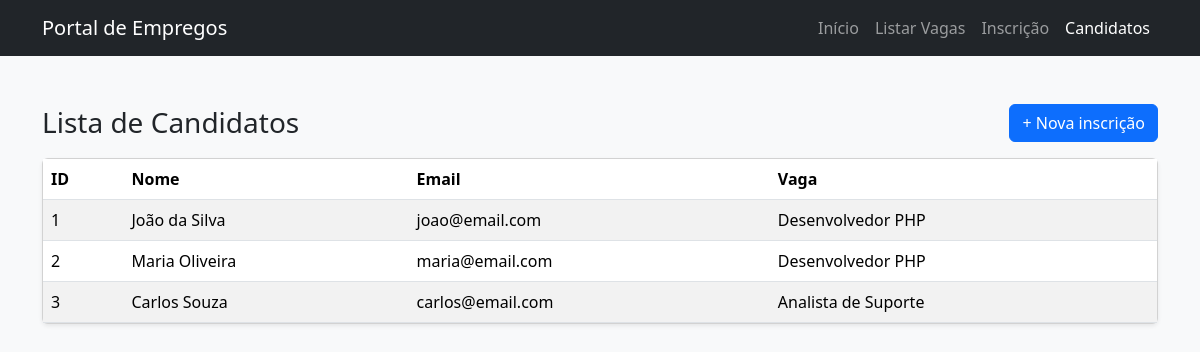
The app's page /candidato/ListarCandidatos.php, older data.
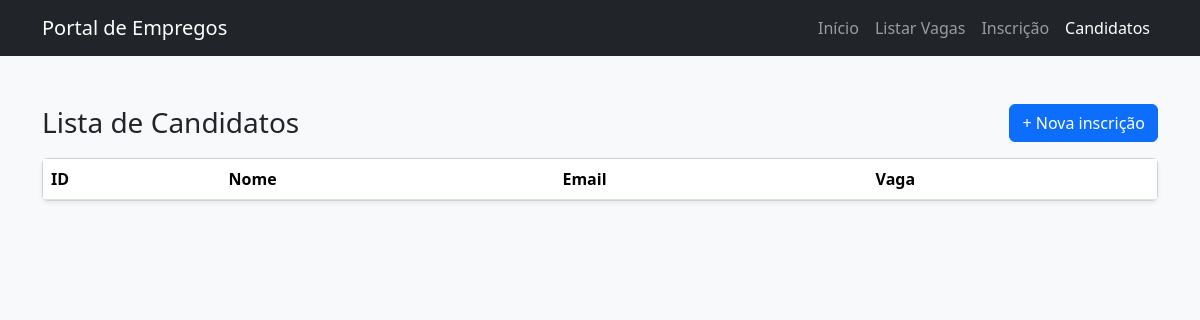
The same page, newer data.
### tables this page shows
CREATE TABLE IF NOT EXISTS candidato (
    id      INT NOT NULL AUTO_INCREMENT PRIMARY KEY,
    nome    VARCHAR(100) NOT NULL,
    email   VARCHAR(100),
    vaga_id INT NOT NULL,
    CONSTRAINT fk_candidato_vaga
        FOREIGN KEY (vaga_id) REFERENCES vaga(id),
    CONSTRAINT uq_candidato_vaga UNIQUE (nome, vaga_id)
);

CREATE TABLE IF NOT EXISTS vaga (
    id         INT NOT NULL AUTO_INCREMENT PRIMARY KEY,
    titulo     VARCHAR(50)  NOT NULL,
    descricao  VARCHAR(150),
    requisitos VARCHAR(100),
    salario    DECIMAL(10,2),
    CONSTRAINT uq_vaga_titulo UNIQUE (titulo)
);

### candidato/ListarCandidatos.php (the view, shortened to what this page needs)
<?php
    include '../config/Conexao.php';
    $sql = "SELECT c.id, c.nome, c.email, v.titulo AS vaga_titulo
            FROM candidato c
            JOIN vaga v ON c.vaga_id = v.id";
    $stmt = $conexao->prepare($sql);
    $stmt->execute();
    $candidatos = $stmt->fetchAll(PDO::FETCH_ASSOC);
?>
<!DOCTYPE html>
<html lang="pt-br">
<head>
    <link href="https://cdn.jsdelivr.net/npm/bootstrap@5.3.3/dist/css/bootstrap.min.css" rel="stylesheet">
</head>
<body class="bg-light">
    <nav class="navbar navbar-expand-lg navbar-dark bg-dark">
        <div class="container">
            <a class="navbar-brand" href="../index.php">Portal de Empregos</a>
            <div class="collapse navbar-collapse" id="menuPrincipal">
                <ul class="navbar-nav ms-auto">
                    <li class="nav-item"><a class="nav-link" href="../index.php">Início</a></li>
                    <li class="nav-item"><a class="nav-link" href="../vaga/ListarVagas.php">Listar Vagas</a></li>
                    <li class="nav-item"><a class="nav-link" href="Inscricao.php">Inscrição</a></li>
                    <li class="nav-item"><a class="nav-link active" href="ListarCandidatos.php">Candidatos</a></li>
                </ul>
            </div>
        </div>
    </nav>
    <main class="container my-5">
        <div class="d-flex justify-content-between align-items-center mb-3">
            <h1 class="h3 mb-0">Lista de Candidatos</h1>
            <a href="Inscricao.php" class="btn btn-primary">+ Nova inscrição</a>
        </div>
        <div class="card shadow-sm">
            <div class="table-responsive">
                <table class="table table-striped align-middle mb-0">
                    <thead>
                        <tr>
                            <th>ID</th>
                            <th>Nome</th>
                            <th>Email</th>
                            <th>Vaga</th>
                        </tr>
                    </thead>
                    <tbody>
                        <?php foreach ($candidatos as $candidato): ?>
                        <tr>
                            <td><?= htmlspecialchars($candidato['id']) ?></td>
                            <td><?= htmlspecialchars($candidato['nome']) ?></td>
                            <td><?= htmlspecialchars($candidato['email']) ?></td>
                            <td><?= htmlspecialchars($candidato['vaga_titulo']) ?></td>
                        </tr>
                        <?php endforeach; ?>
                    </tbody>
                </table>
            </div>
        </div>
    </main>
</body>
</html>

Row changes from the older to the newer data that the page shows:
removed candidato: id "1", nome "João da Silva", email "joao@email.com", vaga.titulo "Desenvolvedor PHP"
removed candidato: id "2", nome "Maria Oliveira", email "maria@email.com", vaga.titulo "Desenvolvedor PHP"
removed candidato: id "3", nome "Carlos Souza", email "carlos@email.com", vaga.titulo "Analista de Suporte"
